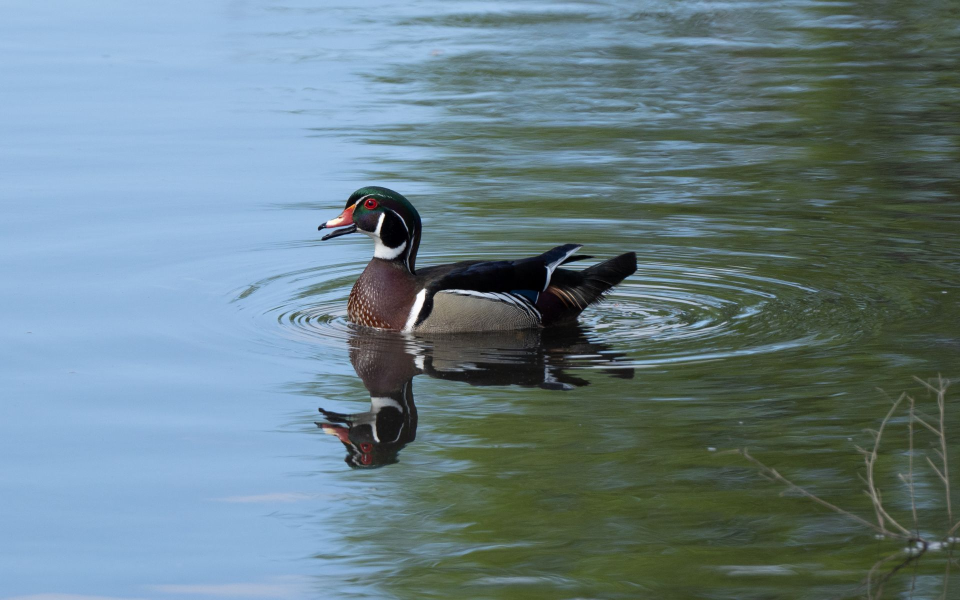
#> input picture samples/duck.jpg, 1920 x 1200 px (shown at 1/2 size)
$ jupyter execute --allow-errors final_project.ipynb
#> lines starting #> are read from the running program, lines starting #| are printed output that depends on the picture
[cell 1]
import cv2
import numpy as np
import scipy
import matplotlib.pyplot as plt
import skimage

[cell 2]
im_dir = "samples/duck.jpg"
img = cv2.imread(im_dir)
#> img is the input picture: shape (1200, 1920, 3); mean B, G, R 135.4, 127.6, 104.9
img = img.astype(np.float32)/255
channels = img.shape[-1]
#> channels = 3

[cell 3]
def display_img(img,title=""):
#> called with title = 'Base Image'
    img_rgb = cv2.cvtColor(np.float32(img), cv2.COLOR_BGR2RGB)
    img_rgb = np.clip(img_rgb,a_min=0,a_max=1)
    plt.title(title)
    plt.imshow(img_rgb)

[cell 4]
def normalize(img):
    return (img - img.min()) / (img.max() - img.min())

<h1>Base Image</h1>

[cell 5]
display_img(img, 'Base Image')

<h1>Noisy Image</h1>

[cell 6]
mu = 0
sigma = 0.4
noise = np.random.normal(mu, sigma, size=img.shape)
img_noisy = img + noise
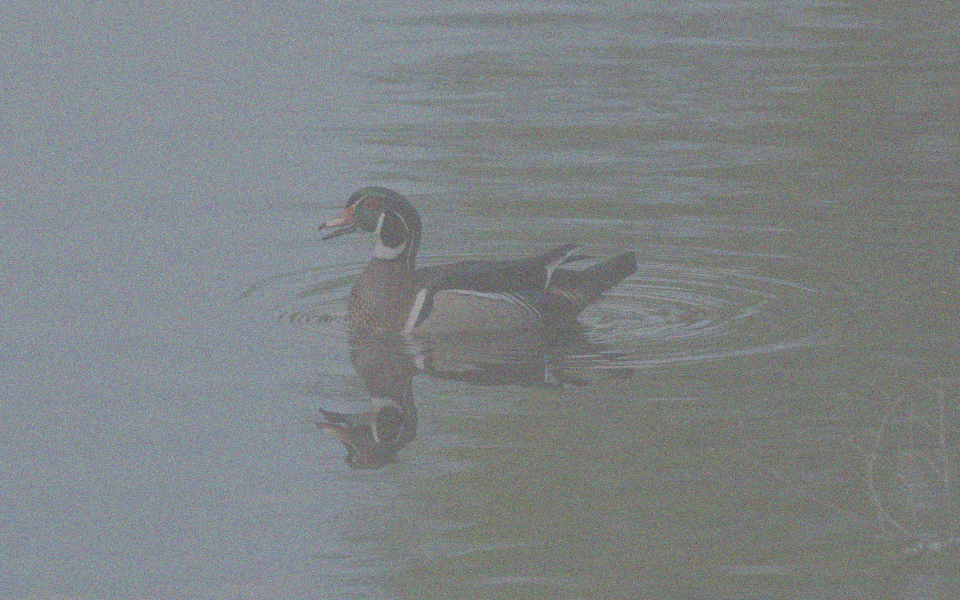
#> img_noisy: shape (1200, 1920, 3) float64 (shown at 1/2 size); mean B, G, R 0.531, 0.501, 0.411; drawn with min black and max white

[cell 7]
display_img(img_noisy, 'Noisy Image')
#> call 2 of display_img, with title = 'Noisy Image'
#> in display_img (call 2), `img_rgb = np.clip(img_rgb,a_min=0,a_max=1)`:
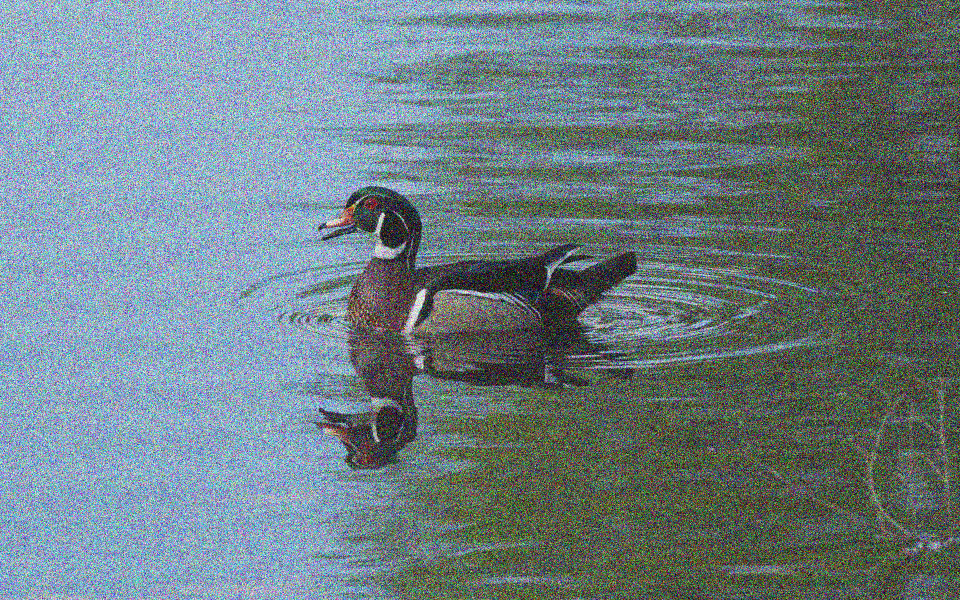
#> img_rgb: shape (1200, 1920, 3) float32 (shown at 1/2 size); mean R, G, B 0.434, 0.501, 0.521

<h1>Noisy Image Denoised</h1>

[cell 8]
## REPLACE WITH NOISY IMAGE PATH
noisy_dir = "samples/noisy_real.png"
noisy_img = cv2.imread(noisy_dir)
#> (the rest of this cell did not finish here and is left out)

[cell 9]
img_denoised = skimage.restoration.denoise_wavelet(img_noisy, channel_axis=-1, convert2ycbcr=True, method='BayesShrink', mode='soft', rescale_sigma=True)
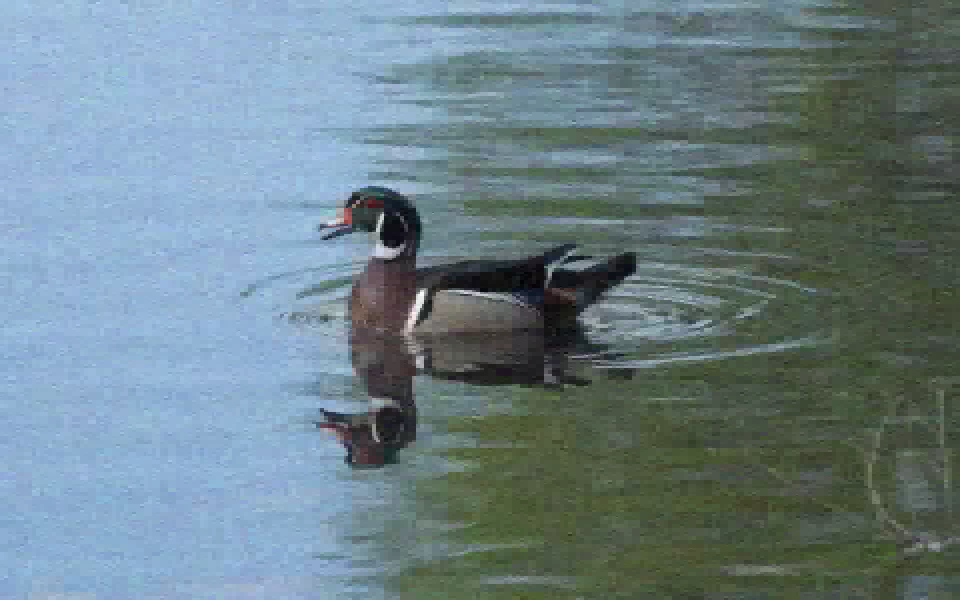
#> img_denoised: shape (1200, 1920, 3) float64 (shown at 1/2 size); mean B, G, R 0.531, 0.501, 0.411; drawn with min black and max white

[cell 10]
display_img(img_denoised, 'Wavelet Denoised Image')

<h1>Blurred Image</h1>

[cell 11]
kernel_dir = "kernels/kernel_51x51.png"
kernel = cv2.imread(kernel_dir, cv2.IMREAD_GRAYSCALE)
#> (the rest of this cell did not finish here and is left out)

[cell 12]
blur_dir = "samples/blurry_real.png"
blur_img = cv2.imread(blur_dir)
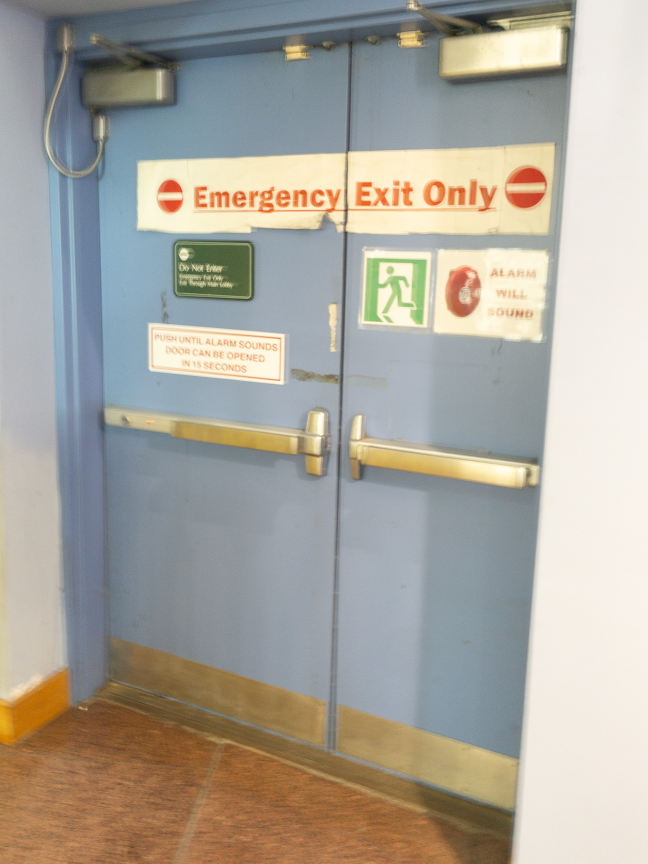
#> input picture samples/blurry_real.png, 1295 x 1727 px (shown at 1/2 size)
#> blur_img is the input picture: shape (1727, 1295, 3); mean B, G, R 156.2, 165.8, 170
blur_img = blur_img.astype(np.float32)/255
channels = blur_img.shape[-1]

## UNCOMMENT THIS TO USE TOY BLURRY IMAGE
# img_blurry = np.stack([scipy.ndimage.convolve(img[:,:,i], kernel, mode='mirror') for i in range(channels)],axis=2)
## UNCOMMENT THIS TO USE REAL BLURRY IMAGE
img_blurry = blur_img

[cell 13]
display_img(img_blurry, 'Blurry Image')

<h1>Kernel Estimation</h1>

[cell 14]
b = img_blurry[350:850, 650:1150]
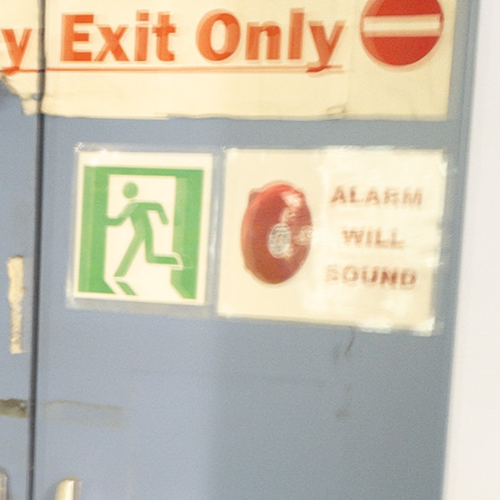
#> b: shape (500, 500, 3) float32; mean B, G, R 0.692, 0.758, 0.786
b = cv2.cvtColor(np.float32(b), cv2.COLOR_BGR2GRAY).flatten()
#> (the rest of this cell did not finish here and is left out)

#> (a cell that did not finish here is left out)

[cell 16]
display_img(img_blurry[350:850, 650:1150], 'Blurry Image')

[cell 17]
display_img(img_denoised[350:850, 650:1150], 'Denoised Image')
#> in display_img (call 6), `img_rgb = cv2.cvtColor(np.float32(img), cv2.COLOR_BGR2RGB)`:
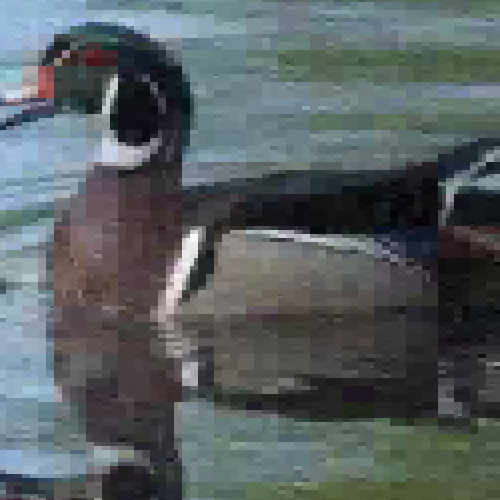
#> img_rgb: shape (500, 500, 3) float32; mean R, G, B 0.319, 0.355, 0.364; drawn with min black and max white
